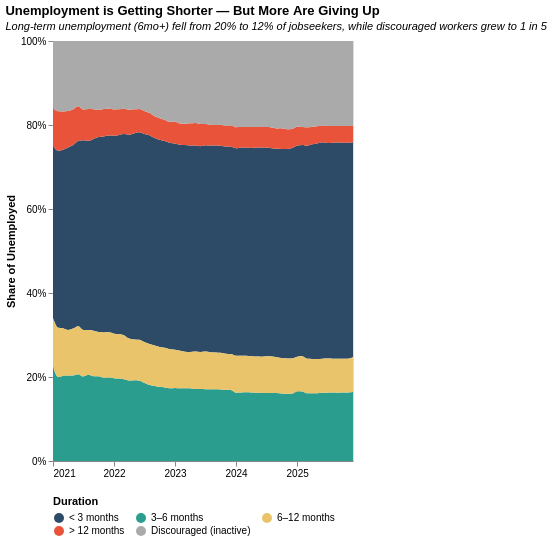

Describe this chart as a Vega-Lite specification.
### Vega-Lite specification from a JSON file in a GitHub repository (floating-point values rounded to 4 significant figures)
{"$schema": "https://vega.github.io/schema/vega-lite/v5.json", "title": {"text": "Unemployment is Getting Shorter — But More Are Giving Up", "subtitle": "Long-term unemployment (6mo+) fell from 20% to 12% of jobseekers, while discouraged workers grew to 1 in 5", "subtitleFontStyle": "italic", "subtitleFontSize": 11, "anchor": "start"}, "width": "container", "height": 420, "data": {"values": [{"date": "2021-01-01", "unemployed_active_3mo": 321.5, "unemployed_active_6mo": 175.9, "unemployed_active_12mo": 90.4, "unemployed_active_long": 69.3, "unemployed_inactive": 125.3}, {"date": "2021-02-01", "unemployed_active_3mo": 327.8, "unemployed_active_6mo": 155.5, "unemployed_active_12mo": 91.0, "unemployed_active_long": 73.1, "unemployed_inactive": 130.1}, {"date": "2021-03-01", "unemployed_active_3mo": 320.1, "unemployed_active_6mo": 152.5, "unemployed_active_12mo": 85.6, "unemployed_active_long": 68.6, "unemployed_inactive": 126.3}, {"date": "2021-04-01", "unemployed_active_3mo": 322.6, "unemployed_active_6mo": 151.0, "unemployed_active_12mo": 80.7, "unemployed_active_long": 64.4, "unemployed_inactive": 124.0}, {"date": "2021-05-01", "unemployed_active_3mo": 318.2, "unemployed_active_6mo": 148.3, "unemployed_active_12mo": 81.2, "unemployed_active_long": 62.2, "unemployed_inactive": 118.2}, {"date": "2021-06-01", "unemployed_active_3mo": 335.9, "unemployed_active_6mo": 157.4, "unemployed_active_12mo": 86.7, "unemployed_active_long": 62.9, "unemployed_inactive": 118.2}, {"date": "2021-07-01", "unemployed_active_3mo": 351.4, "unemployed_active_6mo": 156.7, "unemployed_active_12mo": 86.1, "unemployed_active_long": 57.1, "unemployed_inactive": 126.9}, {"date": "2021-08-01", "unemployed_active_3mo": 337.3, "unemployed_active_6mo": 153.6, "unemployed_active_12mo": 80.1, "unemployed_active_long": 56.5, "unemployed_inactive": 121.3}, {"date": "2021-09-01", "unemployed_active_3mo": 333.3, "unemployed_active_6mo": 147.3, "unemployed_active_12mo": 78.9, "unemployed_active_long": 51.4, "unemployed_inactive": 118.7}, {"date": "2021-10-01", "unemployed_active_3mo": 327.3, "unemployed_active_6mo": 142.3, "unemployed_active_12mo": 74.0, "unemployed_active_long": 45.9, "unemployed_inactive": 115.4}, {"date": "2021-11-01", "unemployed_active_3mo": 324.3, "unemployed_active_6mo": 137.6, "unemployed_active_12mo": 74.8, "unemployed_active_long": 45.1, "unemployed_inactive": 112.6}, {"date": "2021-12-01", "unemployed_active_3mo": 322.3, "unemployed_active_6mo": 136.5, "unemployed_active_12mo": 74.1, "unemployed_active_long": 43.5, "unemployed_inactive": 111.1}, {"date": "2022-01-01", "unemployed_active_3mo": 320.8, "unemployed_active_6mo": 134.2, "unemployed_active_12mo": 72.0, "unemployed_active_long": 42.5, "unemployed_inactive": 110.9}, {"date": "2022-02-01", "unemployed_active_3mo": 318.7, "unemployed_active_6mo": 131.8, "unemployed_active_12mo": 71.0, "unemployed_active_long": 41.0, "unemployed_inactive": 109.3}, {"date": "2022-03-01", "unemployed_active_3mo": 320.4, "unemployed_active_6mo": 130.1, "unemployed_active_12mo": 70.4, "unemployed_active_long": 40.1, "unemployed_inactive": 108.1}, {"date": "2022-04-01", "unemployed_active_3mo": 315.3, "unemployed_active_6mo": 124.3, "unemployed_active_12mo": 64.9, "unemployed_active_long": 38.4, "unemployed_inactive": 106.4}, {"date": "2022-05-01", "unemployed_active_3mo": 312.9, "unemployed_active_6mo": 122.5, "unemployed_active_12mo": 61.9, "unemployed_active_long": 36.6, "unemployed_inactive": 103.8}, {"date": "2022-06-01", "unemployed_active_3mo": 311.6, "unemployed_active_6mo": 120.6, "unemployed_active_12mo": 61.3, "unemployed_active_long": 35.0, "unemployed_inactive": 102.1}, {"date": "2022-07-01", "unemployed_active_3mo": 307.7, "unemployed_active_6mo": 115.7, "unemployed_active_12mo": 60.0, "unemployed_active_long": 34.0, "unemployed_inactive": 103.3}, {"date": "2022-08-01", "unemployed_active_3mo": 304.2, "unemployed_active_6mo": 110.7, "unemployed_active_12mo": 59.7, "unemployed_active_long": 32.7, "unemployed_inactive": 104.7}, {"date": "2022-09-01", "unemployed_active_3mo": 298.7, "unemployed_active_6mo": 108.2, "unemployed_active_12mo": 58.2, "unemployed_active_long": 31.5, "unemployed_inactive": 108.4}, {"date": "2022-10-01", "unemployed_active_3mo": 297.1, "unemployed_active_6mo": 106.4, "unemployed_active_12mo": 57.0, "unemployed_active_long": 30.8, "unemployed_inactive": 110.7}, {"date": "2022-11-01", "unemployed_active_3mo": 295.9, "unemployed_active_6mo": 105.2, "unemployed_active_12mo": 56.7, "unemployed_active_long": 30.2, "unemployed_inactive": 112.9}, {"date": "2022-12-01", "unemployed_active_3mo": 294.7, "unemployed_active_6mo": 103.9, "unemployed_active_12mo": 55.7, "unemployed_active_long": 29.9, "unemployed_inactive": 115.4}, {"date": "2023-01-01", "unemployed_active_3mo": 292.9, "unemployed_active_6mo": 103.7, "unemployed_active_12mo": 54.1, "unemployed_active_long": 31.0, "unemployed_inactive": 114.5}, {"date": "2023-02-01", "unemployed_active_3mo": 290.3, "unemployed_active_6mo": 102.4, "unemployed_active_12mo": 52.9, "unemployed_active_long": 30.0, "unemployed_inactive": 116.4}, {"date": "2023-03-01", "unemployed_active_3mo": 289.7, "unemployed_active_6mo": 101.9, "unemployed_active_12mo": 51.1, "unemployed_active_long": 30.1, "unemployed_inactive": 115.8}, {"date": "2023-04-01", "unemployed_active_3mo": 288.7, "unemployed_active_6mo": 101.8, "unemployed_active_12mo": 50.5, "unemployed_active_long": 30.8, "unemployed_inactive": 115.1}, {"date": "2023-05-01", "unemployed_active_3mo": 286.6, "unemployed_active_6mo": 100.2, "unemployed_active_12mo": 52.2, "unemployed_active_long": 31.4, "unemployed_inactive": 114.2}, {"date": "2023-06-01", "unemployed_active_3mo": 285.2, "unemployed_active_6mo": 99.6, "unemployed_active_12mo": 51.3, "unemployed_active_long": 30.8, "unemployed_inactive": 114.8}, {"date": "2023-07-01", "unemployed_active_3mo": 284.7, "unemployed_active_6mo": 99.1, "unemployed_active_12mo": 51.8, "unemployed_active_long": 29.1, "unemployed_inactive": 114.5}, {"date": "2023-08-01", "unemployed_active_3mo": 283.9, "unemployed_active_6mo": 98.5, "unemployed_active_12mo": 51.1, "unemployed_active_long": 28.6, "unemployed_inactive": 115.2}, {"date": "2023-09-01", "unemployed_active_3mo": 282.6, "unemployed_active_6mo": 98.1, "unemployed_active_12mo": 50.2, "unemployed_active_long": 28.0, "unemployed_inactive": 114.8}, {"date": "2023-10-01", "unemployed_active_3mo": 281.5, "unemployed_active_6mo": 97.3, "unemployed_active_12mo": 49.8, "unemployed_active_long": 28.6, "unemployed_inactive": 113.8}, {"date": "2023-11-01", "unemployed_active_3mo": 280.8, "unemployed_active_6mo": 96.4, "unemployed_active_12mo": 48.9, "unemployed_active_long": 28.4, "unemployed_inactive": 114.7}, {"date": "2023-12-01", "unemployed_active_3mo": 280.2, "unemployed_active_6mo": 96.0, "unemployed_active_12mo": 48.6, "unemployed_active_long": 28.8, "unemployed_inactive": 114.2}, {"date": "2024-01-01", "unemployed_active_3mo": 276.5, "unemployed_active_6mo": 91.1, "unemployed_active_12mo": 49.2, "unemployed_active_long": 28.2, "unemployed_inactive": 114.9}, {"date": "2024-02-01", "unemployed_active_3mo": 276.2, "unemployed_active_6mo": 90.7, "unemployed_active_12mo": 48.7, "unemployed_active_long": 27.2, "unemployed_inactive": 114.1}, {"date": "2024-03-01", "unemployed_active_3mo": 275.9, "unemployed_active_6mo": 91.0, "unemployed_active_12mo": 48.6, "unemployed_active_long": 27.1, "unemployed_inactive": 114.0}, {"date": "2024-04-01", "unemployed_active_3mo": 275.8, "unemployed_active_6mo": 90.6, "unemployed_active_12mo": 48.3, "unemployed_active_long": 28.0, "unemployed_inactive": 113.8}, {"date": "2024-05-01", "unemployed_active_3mo": 275.7, "unemployed_active_6mo": 90.0, "unemployed_active_12mo": 47.8, "unemployed_active_long": 27.0, "unemployed_inactive": 113.6}, {"date": "2024-06-01", "unemployed_active_3mo": 275.5, "unemployed_active_6mo": 89.8, "unemployed_active_12mo": 47.7, "unemployed_active_long": 27.2, "unemployed_inactive": 113.5}, {"date": "2024-07-01", "unemployed_active_3mo": 274.8, "unemployed_active_6mo": 89.6, "unemployed_active_12mo": 48.3, "unemployed_active_long": 27.1, "unemployed_inactive": 113.3}, {"date": "2024-08-01", "unemployed_active_3mo": 273.5, "unemployed_active_6mo": 89.3, "unemployed_active_12mo": 48.0, "unemployed_active_long": 27.2, "unemployed_inactive": 113.5}, {"date": "2024-09-01", "unemployed_active_3mo": 272.2, "unemployed_active_6mo": 88.8, "unemployed_active_12mo": 46.9, "unemployed_active_long": 26.7, "unemployed_inactive": 114.2}, {"date": "2024-10-01", "unemployed_active_3mo": 271.5, "unemployed_active_6mo": 87.8, "unemployed_active_12mo": 46.0, "unemployed_active_long": 26.9, "unemployed_inactive": 113.4}, {"date": "2024-11-01", "unemployed_active_3mo": 270.1, "unemployed_active_6mo": 86.8, "unemployed_active_12mo": 45.5, "unemployed_active_long": 25.6, "unemployed_inactive": 113.9}, {"date": "2024-12-01", "unemployed_active_3mo": 269.9, "unemployed_active_6mo": 86.2, "unemployed_active_12mo": 45.2, "unemployed_active_long": 24.5, "unemployed_inactive": 112.8}, {"date": "2025-01-01", "unemployed_active_3mo": 267.8, "unemployed_active_6mo": 88.3, "unemployed_active_12mo": 43.8, "unemployed_active_long": 23.7, "unemployed_inactive": 108.7}, {"date": "2025-02-01", "unemployed_active_3mo": 266.9, "unemployed_active_6mo": 87.6, "unemployed_active_12mo": 44.5, "unemployed_active_long": 22.7, "unemployed_inactive": 108.5}, {"date": "2025-03-01", "unemployed_active_3mo": 268.8, "unemployed_active_6mo": 85.4, "unemployed_active_12mo": 43.4, "unemployed_active_long": 23.1, "unemployed_inactive": 108.9}, {"date": "2025-04-01", "unemployed_active_3mo": 268.6, "unemployed_active_6mo": 84.9, "unemployed_active_12mo": 42.9, "unemployed_active_long": 22.2, "unemployed_inactive": 107.2}, {"date": "2025-05-01", "unemployed_active_3mo": 268.0, "unemployed_active_6mo": 84.4, "unemployed_active_12mo": 42.6, "unemployed_active_long": 21.4, "unemployed_inactive": 106.0}, {"date": "2025-06-01", "unemployed_active_3mo": 267.3, "unemployed_active_6mo": 84.2, "unemployed_active_12mo": 42.2, "unemployed_active_long": 20.8, "unemployed_inactive": 104.3}, {"date": "2025-07-01", "unemployed_active_3mo": 267.7, "unemployed_active_6mo": 84.9, "unemployed_active_12mo": 42.4, "unemployed_active_long": 21.1, "unemployed_inactive": 105.5}, {"date": "2025-08-01", "unemployed_active_3mo": 267.5, "unemployed_active_6mo": 84.7, "unemployed_active_12mo": 41.9, "unemployed_active_long": 20.8, "unemployed_inactive": 105.1}, {"date": "2025-09-01", "unemployed_active_3mo": 267.1, "unemployed_active_6mo": 84.4, "unemployed_active_12mo": 41.7, "unemployed_active_long": 20.4, "unemployed_inactive": 104.9}, {"date": "2025-10-01", "unemployed_active_3mo": 266.9, "unemployed_active_6mo": 84.7, "unemployed_active_12mo": 41.6, "unemployed_active_long": 20.6, "unemployed_inactive": 105.1}, {"date": "2025-11-01", "unemployed_active_3mo": 266.5, "unemployed_active_6mo": 84.6, "unemployed_active_12mo": 41.7, "unemployed_active_long": 20.7, "unemployed_inactive": 104.9}, {"date": "2025-12-01", "unemployed_active_3mo": 259.9, "unemployed_active_6mo": 83.5, "unemployed_active_12mo": 42.1, "unemployed_active_long": 20.1, "unemployed_inactive": 102.4}]}, "transform": [{"fold": ["unemployed_active_3mo", "unemployed_active_6mo", "unemployed_active_12mo", "unemployed_active_long", "unemployed_inactive"], "as": ["bucket_key", "count"]}, {"calculate": "datum.bucket_key === 'unemployed_active_3mo' ? '< 3 months' : datum.bucket_key === 'unemployed_active_6mo' ? '3–6 months' : datum.bucket_key === 'unemployed_active_12mo' ? '6–12 months' : datum.bucket_key === 'unemployed_active_long' ? '> 12 months' : 'Discouraged (inactive)'", "as": "Duration"}], "mark": {"type": "area", "interpolate": "monotone"}, "encoding": {"x": {"field": "date", "type": "temporal", "axis": {"title": null, "format": "%Y", "tickCount": 5, "labelAngle": 0, "labelFontSize": 10, "grid": false}}, "y": {"field": "count", "type": "quantitative", "stack": "normalize", "axis": {"title": "Share of Unemployed", "format": ".0%", "tickCount": 5, "labelFontSize": 10}}, "color": {"field": "Duration", "type": "nominal", "scale": {"domain": ["< 3 months", "3–6 months", "6–12 months", "> 12 months", "Discouraged (inactive)"], "range": ["#2d4a66", "#2a9d8f", "#e9c46a", "#e8533a", "#aaaaaa"]}, "legend": {"title": "Duration", "orient": "bottom", "direction": "horizontal", "labelFontSize": 10, "columns": 3, "labelLimit": 160}}, "order": {"field": "Duration", "sort": ["< 3 months", "3–6 months", "6–12 months", "> 12 months", "Discouraged (inactive)"]}, "tooltip": [{"field": "date", "type": "temporal", "title": "Month", "format": "%B %Y"}, {"field": "Duration", "type": "nominal", "title": "Duration"}, {"field": "count", "type": "quantitative", "title": "('000)", "format": ".1f"}]}}
